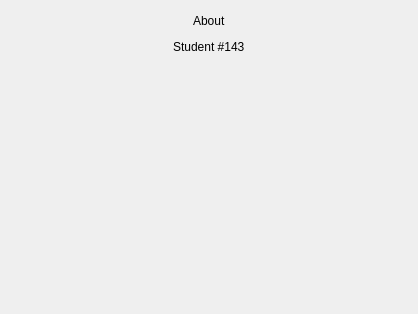
<?xml version="1.0" encoding="UTF-8"?>
<ui version="4.0">
 <class>AboutW</class>
 <widget class="QWidget" name="AboutW">
  <property name="geometry">
   <rect>
    <x>0</x>
    <y>0</y>
    <width>418</width>
    <height>314</height>
   </rect>
  </property>
  <property name="windowTitle">
   <string>Form</string>
  </property>
  <layout class="QGridLayout" name="gridLayout_2">
   <item row="0" column="0">
    <layout class="QGridLayout" name="gridLayout">
     <item row="0" column="0">
      <layout class="QHBoxLayout" name="horizontalLayout_3">
       <item>
        <spacer name="horizontalSpacer_3">
         <property name="orientation">
          <enum>Qt::Horizontal</enum>
         </property>
         <property name="sizeHint" stdset="0">
          <size>
           <width>40</width>
           <height>20</height>
          </size>
         </property>
        </spacer>
       </item>
       <item>
        <widget class="QLabel" name="label_3">
         <property name="text">
          <string>About</string>
         </property>
        </widget>
       </item>
       <item>
        <spacer name="horizontalSpacer_4">
         <property name="orientation">
          <enum>Qt::Horizontal</enum>
         </property>
         <property name="sizeHint" stdset="0">
          <size>
           <width>40</width>
           <height>20</height>
          </size>
         </property>
        </spacer>
       </item>
      </layout>
     </item>
     <item row="1" column="0">
      <layout class="QHBoxLayout" name="horizontalLayout">
       <item>
        <spacer name="horizontalSpacer">
         <property name="orientation">
          <enum>Qt::Horizontal</enum>
         </property>
         <property name="sizeHint" stdset="0">
          <size>
           <width>40</width>
           <height>20</height>
          </size>
         </property>
        </spacer>
       </item>
       <item>
        <widget class="QLabel" name="label">
         <property name="text">
          <string>Student #143</string>
         </property>
        </widget>
       </item>
       <item>
        <spacer name="horizontalSpacer_2">
         <property name="orientation">
          <enum>Qt::Horizontal</enum>
         </property>
         <property name="sizeHint" stdset="0">
          <size>
           <width>40</width>
           <height>20</height>
          </size>
         </property>
        </spacer>
       </item>
      </layout>
     </item>
    </layout>
   </item>
   <item row="1" column="0">
    <spacer name="verticalSpacer">
     <property name="orientation">
      <enum>Qt::Vertical</enum>
     </property>
     <property name="sizeHint" stdset="0">
      <size>
       <width>20</width>
       <height>40</height>
      </size>
     </property>
    </spacer>
   </item>
  </layout>
 </widget>
 <resources/>
 <connections/>
</ui>
